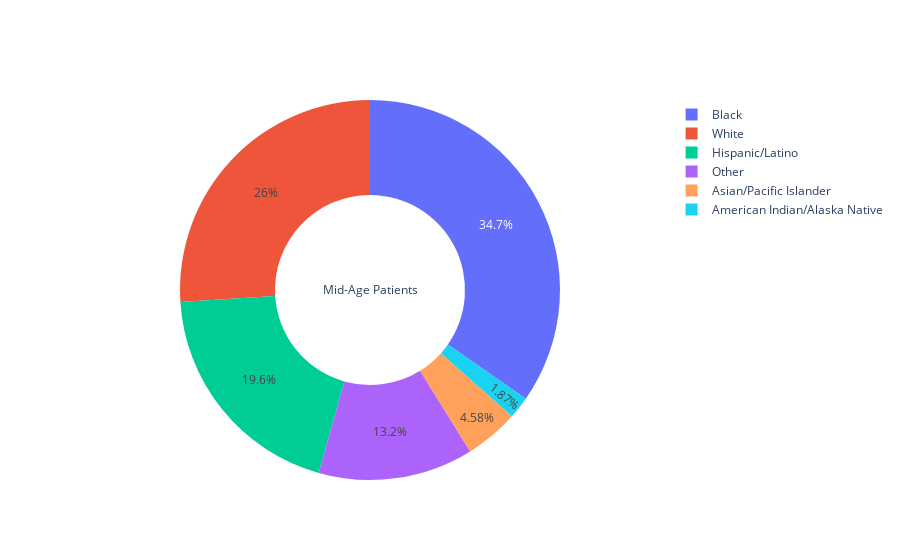

This figure's notebook cell:
### Code cell
labels = df1_mid['Secondary Strata Name']
values = df1_mid['Percent']
fig = go.Figure(data=[go.Pie(labels=labels, values=values, title='Mid-Age Patients',hole=0.5)])
fig.show()

### Figure 1 — Plotly figure (JSON) as saved in the notebook; plotly's stock layout.template omitted (floating-point values rounded to 4 significant figures)
{"data": [{"hole": 0.5, "labels": ["White", "Black", "Hispanic/Latino", "Asian/Pacific Islander", "American Indian/Alaska Native", "Other"], "title": {"text": "Mid-Age Patients"}, "type": "pie", "values": [27.8, 37.1, 21, 4.9, 2, 14.1]}], "layout": {}}
